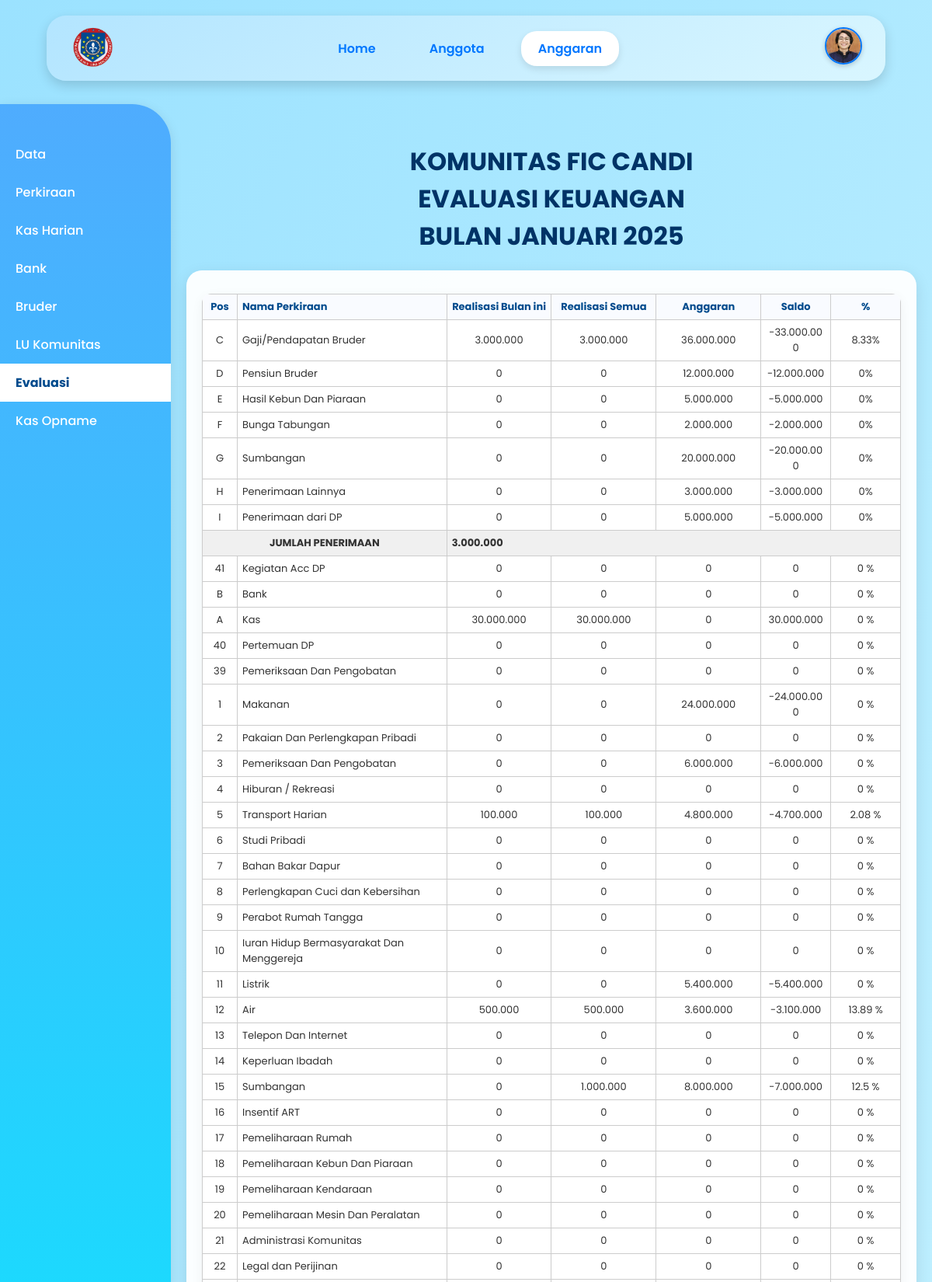
The app's page /anggaran_eco_evaluasi.php (signed in, upper part) with its own data.
### tables this page shows
CREATE TABLE `data_bruder` (
  `ID_bruder` int(11) NOT NULL,
  `nama_bruder` varchar(100) DEFAULT NULL,
  `gambar_bruder` varchar(255) DEFAULT NULL,
  `ttl_bruder` date DEFAULT NULL,
  `alamat_bruder` text DEFAULT NULL,
  `tahun_masuk_postulan` year(4) DEFAULT NULL,
  `tahun_prasetia_pertama` year(4) DEFAULT NULL,
  `tahun_kaul_kekal` year(4) DEFAULT NULL,
  `riwayat_tugas` text DEFAULT NULL,
  `unit_kerja` varchar(100) DEFAULT NULL,
  `alamat` varchar(255) DEFAULT NULL,
  `no_telp` varchar(20) DEFAULT NULL,
  `email` varchar(100) DEFAULT NULL,
  `foto` varchar(100) DEFAULT NULL
);

CREATE TABLE `2_perkiraan` (
  `ID_pos` varchar(5) NOT NULL,
  `kode` varchar(50) DEFAULT NULL,
  `akun` varchar(100) DEFAULT NULL,
  `posisi` varchar(50) DEFAULT NULL
);

CREATE TABLE `1_data` (
  `id_anggaran` int(11) NOT NULL,
  `nama_pemimpinlokal` varchar(100) NOT NULL,
  `nama_bendaharakomunitas` varchar(100) NOT NULL,
  `nama_kota` enum('Jakarta','Bandung','Yogyakarta','Semarang') NOT NULL,
  `pos_A` decimal(10,2) DEFAULT 0.00,
  `pos_B` decimal(10,2) DEFAULT 0.00,
  `pos_C` decimal(15,2) DEFAULT 0.00,
  `pos_D` decimal(15,2) DEFAULT 0.00,
  `pos_E` decimal(15,2) DEFAULT 0.00,
  `pos_F` decimal(15,2) DEFAULT 0.00,
  `pos_G` decimal(15,2) DEFAULT 0.00,
  `pos_H` decimal(15,2) DEFAULT 0.00,
  `pos_I` decimal(15,2) DEFAULT 0.00,
  `pos_1` decimal(15,2) DEFAULT 0.00,
  `pos_2` decimal(15,2) DEFAULT 0.00,
  `pos_3` decimal(15,2) DEFAULT 0.00,
  `pos_4` decimal(15,2) DEFAULT 0.00,
  `pos_5` decimal(15,2) DEFAULT 0.00,
  `pos_6` decimal(15,2) DEFAULT 0.00,
  `pos_7` decimal(15,2) DEFAULT 0.00,
  `pos_8` decimal(15,2) DEFAULT 0.00,
  `pos_9` decimal(15,2) DEFAULT 0.00,
  `pos_10` decimal(15,2) DEFAULT 0.00,
  `pos_11` decimal(15,2) DEFAULT 0.00,
  `pos_12` decimal(15,2) DEFAULT 0.00,
  `pos_13` decimal(15,2) DEFAULT 0.00,
  `pos_14` decimal(15,2) DEFAULT 0.00,
  `pos_15` decimal(15,2) DEFAULT 0.00,
  `pos_16` decimal(15,2) DEFAULT 0.00,
  `pos_17` decimal(15,2) DEFAULT 0.00,
  `pos_18` decimal(15,2) DEFAULT 0.00,
  `pos_19` decimal(15,2) DEFAULT 0.00,
  `pos_20` decimal(15,2) DEFAULT 0.00,
  `pos_21` decimal(15,2) DEFAULT 0.00,
  `pos_22` decimal(15,2) DEFAULT 0.00,
  `pos_23` decimal(15,2) DEFAULT 0.00,
  `pos_24` decimal(15,2) DEFAULT 0.00,
  `pos_25` decimal(15,2) DEFAULT 0.00,
  `pos_26` decimal(15,2) DEFAULT 0.00,
  `pos_27` decimal(15,2) DEFAULT 0.00,
  `pos_28` decimal(15,2) DEFAULT 0.00,
  `pos_29` decimal(15,2) DEFAULT 0.00,
  `pos_30` decimal(15,2) DEFAULT 0.00,
  `pos_31` decimal(15,2) DEFAULT 0.00,
  `pos_32` decimal(15,2) DEFAULT 0.00,
  `pos_33` decimal(15,2) DEFAULT 0.00,
  `pos_34` decimal(15,2) DEFAULT 0.00,
  `pos_35` decimal(15,2) DEFAULT 0.00,
  `pos_36` decimal(15,2) DEFAULT 0.00,
  `pos_37` decimal(15,2) DEFAULT 0.00,
  `pos_38` decimal(15,2) DEFAULT 0.00,
  `jumlah_penerimaan` decimal(15,2) DEFAULT 0.00,
  `jumlah_beban` decimal(15,2) DEFAULT 0.00
);

### anggaran_eco_evaluasi.php (the view, shortened to what this page needs)
<?php
try {
    $pdo = new PDO("mysql:host=localhost;dbname=ibd_kelompok6_brd", "root", "");
    $pdo->setAttribute(PDO::ATTR_ERRMODE, PDO::ERRMODE_EXCEPTION);
    $stmt = $pdo->prepare("
        SELECT db.foto
        FROM login_bruder lb
        LEFT JOIN data_bruder db ON lb.ID_bruder = db.ID_bruder
        WHERE lb.ID_bruder = ?
    ");
    $stmt->execute([$_SESSION['ID_bruder']]);
    $user = $stmt->fetch(PDO::FETCH_ASSOC);
    $foto = !empty($user['foto']) ? $user['foto'] : 'default.png';
} catch (PDOException $e) {
    die("Koneksi atau query gagal: " . $e->getMessage());
}
?>
<!DOCTYPE html>
<html lang="id">
<head>
</head>
<body>
    <header>
        <img src="foto/logo.png" alt="Logo" class="logo">
        <nav>
            <a href="dashboard_eco.php">Home</a>
            <a href="anggota.php">Anggota</a>
            <a href="anggaran_eco.php" class="active">Anggaran</a>
        </nav>
        <div class="profile-wrapper" onclick="toggleDropdown()">
            <img src="foto/<?= htmlspecialchars($foto) ?>" alt="Profile" class="profile-pic">
        </div>
    </header>
    <div class="container">
        <div class="sidebar">
            <a href="anggaran_eco.php">Data</a>
            <a href="anggaran_eco_perkiraan.php">Perkiraan</a>
            <a href="anggaran_eco_kas.php">Kas Harian</a>
            <a href="anggaran_eco_bank.php">Bank</a>
            <a href="anggaran_eco_bruder.php">Bruder</a>
            <a href="anggaran_eco_lu.php">LU Komunitas</a>
            <a href="anggaran_eco_evaluasi.php" class="active">Evaluasi</a>
            <a href="anggaran_eco_opname.php">Kas Opname</a>
        </div>
        <div class="main">
            <main>
                <h1>KOMUNITAS FIC CANDI<br>EVALUASI KEUANGAN<br>BULAN JANUARI 2025</h1>
                <div class="card">
<?php
    $id_anggaran = 1;
    $bulan = 1;
    $tahun = 2025;
    $anggaranStmt = $pdo->prepare("SELECT * FROM 1_data WHERE id_anggaran = ?");
    $anggaranStmt->execute([$id_anggaran]);
    $anggaran = $anggaranStmt->fetch(PDO::FETCH_ASSOC);
    $stmt = $pdo->prepare("
        SELECT p.ID_pos, p.akun,
               COALESCE(SUM(CASE WHEN MONTH(lu.tgl_transaksi)=? AND YEAR(lu.tgl_transaksi)=? THEN lu.nominal_pemasukan - lu.nominal_pengeluaran END),0) AS realisasi_bulan,
               COALESCE(SUM(lu.nominal_pemasukan - lu.nominal_pengeluaran),0) AS realisasi_total
        FROM 2_perkiraan p
        LEFT JOIN 6_lu_komunitas lu ON p.ID_pos = lu.id_pos
        GROUP BY p.ID_pos, p.akun
        ORDER BY FIELD(p.ID_pos,'C','D','E','F','G','H','I',
                                  '1','2','3','4','5','6','7','8','9','10',
                                  '11','12','13','14','15','16','17','18','19','20',
                                  '21','22','23','24','25','26','27','28','29','30',
                                  '31','32','33','34','35','36','37','38')
    ");
    $stmt->execute([$bulan,$tahun]);
    $rows = $stmt->fetchAll(PDO::FETCH_ASSOC);
    function getAnggaran($id, $anggaran) {
        $col = "pos_".$id;
        return isset($anggaran[$col]) ? $anggaran[$col] : 0;
    }
    $penerimaan = array_filter($rows, fn($r) => in_array($r['ID_pos'], ['C','D','E','F','G','H','I']));
    $pengeluaran = array_filter($rows, fn($r) => !in_array($r['ID_pos'], ['C','D','E','F','G','H','I']));
    $total_penerimaan = $total_pengeluaran = 0;
?>
<table>
  <tr>
    <th>Pos</th>
    <th>Nama Perkiraan</th>
    <th>Realisasi Bulan ini</th>
    <th>Realisasi Semua</th>
    <th>Anggaran</th>
    <th>Saldo</th>
    <th>%</th>
  </tr>
  <?php foreach($penerimaan as $r):
        $id = $r['ID_pos'];
        $realisasi_bulan = $r['realisasi_bulan'];
        $realisasi_total = $r['realisasi_total'];
        $ang = getAnggaran($id, $anggaran);
        $saldo = $realisasi_total - $ang;
        $persen = $ang > 0 ? round(($realisasi_total / $ang) * 100,2) : 0;
        $total_penerimaan += $realisasi_total;
  ?>
  <tr>
    <td><?= $id ?></td>
    <td style="text-align:left;"><?= $r['akun'] ?></td>
    <td><?= number_format($realisasi_bulan,0,',','.') ?></td>
    <td><?= number_format($realisasi_total,0,',','.') ?></td>
    <td><?= number_format($ang,0,',','.') ?></td>
    <td><?= number_format($saldo,0,',','.') ?></td>
    <td><?= $persen ?>%</td>
  </tr>
  <?php endforeach; ?>
  <tr style="font-weight:bold; background:#f0f0f0;">
    <td colspan="2">JUMLAH PENERIMAAN</td>
    <td colspan="5"><?= number_format($total_penerimaan,0,',','.') ?></td>
  </tr>
  <?php foreach($pengeluaran as $r):
        $id = $r['ID_pos'];
        $realisasi_bulan = $r['realisasi_bulan'];
        $realisasi_total = $r['realisasi_total'];
        $ang = getAnggaran($id, $anggaran);
        $saldo = $realisasi_total - $ang;
        $persen = $ang > 0 ? round(($realisasi_total / $ang) * 100,2) : 0;
  ?>
  <tr>
    <td><?= $id ?></td>
    <td style="text-align:left;"><?= $r['akun'] ?></td>
    <td><?= number_format($realisasi_bulan,0,',','.') ?></td>
    <td><?= number_format($realisasi_total,0,',','.') ?></td>
    <td><?= number_format($ang,0,',','.') ?></td>
    <td><?= number_format($saldo,0,',','.') ?></td>
    <td><?= $persen ?> %</td>
  </tr>
  <?php endforeach; ?>
</table>
<br>
</div>
                </div>
        </div>
</body>
</html>

### anggaran_eco_evaluasi.php (style rules this page uses)
* { margin: 0; padding: 0; box-sizing: border-box; }
body { font-family: 'Poppins', sans-serif; background: linear-gradient(to bottom right, #9be2ff, #c4f1ff); color: #333; }
header { background: linear-gradient(145deg, #b3e5ff, #d9f6ff); box-shadow: 0 6px 15px rgba(0,0,0,0.15); padding: 12px 30px; display: flex; align-items: center; justify-content: space-between; position: sticky; top: 0; z-index: 1000; border-radius: 25px; margin: 20px auto; width: 90%; }
.logo { height: 60px; }
nav { display: flex; gap: 25px; }
nav a { color: #0077ff; font-weight: 600; text-decoration: none; padding: 10px 22px; border-radius: 20px; transition: all 0.3s ease; }
nav a.active { background: white; color: #0077ff; box-shadow: 0 4px 10px rgba(0,0,0,0.1); }
.profile-wrapper { position: relative; cursor: pointer; }
.profile-pic { width: 48px; height: 48px; border-radius: 50%; object-fit: cover; border: 2px solid #0077ff; box-shadow: 0 2px 6px rgba(0,0,0,0.2); }
main { padding: 40px 20px; max-width: 1200px; margin: auto; text-align: center; }
.sidebar { width: 220px; background: linear-gradient(180deg, #4facfe, #00f2fe); color: white; min-height: 100vh; padding: 40px 0; flex-shrink: 0; margin-top: 10px; border-top-right-radius: 50px; box-shadow: 0 4px 15px rgba(0,0,0,0.1); }
.sidebar a { display: block; padding: 12px 20px; color: white; text-decoration: none; font-weight: 500; transition: all 0.3s ease; }
.sidebar a.active { background: white; color: #004b8d; font-weight: bold; }
.main { flex: 1; }
.card { background: rgba(255, 255, 255, 0.95); padding: 20px; border-radius: 20px; box-shadow: 0 6px 20px rgba(0, 0, 0, 0.1); margin-top: 20px; }
h1, h2 { text-align: center; margin: 20px 0; color: #003366; }
table { width: 100%; border-collapse: collapse; table-layout: fixed; margin-top: 10px; background: white; border-radius: 12px; overflow: hidden; box-shadow: 0 4px 15px rgba(0,0,0,0.05); }
th, td { border: 1px solid #e0e0e0; padding: 8px; text-align: center; font-size: 14px; word-wrap: break-word; }
th { background: #f9fbff; color: #004b8d; }
.container { display: flex; min-height: 100vh; }
th:nth-child(1), td:nth-child(1) { width: 8%; }
th:nth-child(2), td:nth-child(2) { width: 12%; }
th:nth-child(3), td:nth-child(3) { width: 40%; }
th:nth-child(4), td:nth-child(4) { width: 20%; }
th:nth-child(5), td:nth-child(5) { width: 20%; }
table { width: 100%; border-collapse: collapse; table-layout: fixed; }
th, td { border: 1px solid #ccc; padding: 6px; text-align: center; font-size: 13px; word-wrap: break-word; vertical-align: middle; }
th:nth-child(1), td:nth-child(1) { width: 5%; }
th:nth-child(2), td:nth-child(2) { width: 30%; text-align:left; }
th:nth-child(3), td:nth-child(3) { width: 15%; }
th:nth-child(4), td:nth-child(4) { width: 15%; }
th:nth-child(5), td:nth-child(5) { width: 15%; }
th:nth-child(6), td:nth-child(6) { width: 10%; }
th:nth-child(7), td:nth-child(7) { width: 10%; }

### records on screen
data_bruder: foto (picture)
2_perkiraan: ID_pos "C", akun "Gaji/Pendapatan Bruder", realisasi_bulan "3.000.000", realisasi_total "3.000.000", ID_pos.pos_C "36.000.000", saldo "-33.000.000", persen "8.33"
2_perkiraan: ID_pos "D", akun "Pensiun Bruder", realisasi_bulan "0", realisasi_total "0", ID_pos.pos_D "12.000.000", saldo "-12.000.000", persen "0"
2_perkiraan: ID_pos "E", akun "Hasil Kebun Dan Piaraan", realisasi_bulan "0", realisasi_total "0", ID_pos.pos_E "5.000.000", saldo "-5.000.000", persen "0"
2_perkiraan: ID_pos "F", akun "Bunga Tabungan", realisasi_bulan "0", realisasi_total "0", ID_pos.pos_F "2.000.000", saldo "-2.000.000", persen "0"
2_perkiraan: ID_pos "G", akun "Sumbangan", realisasi_bulan "0", realisasi_total "0", ID_pos.pos_G "20.000.000", saldo "-20.000.000", persen "0"
2_perkiraan: ID_pos "H", akun "Penerimaan Lainnya", realisasi_bulan "0", realisasi_total "0", ID_pos.pos_H "3.000.000", saldo "-3.000.000", persen "0"
2_perkiraan: ID_pos "I", akun "Penerimaan dari DP", realisasi_bulan "0", realisasi_total "0", ID_pos.pos_I "5.000.000", saldo "-5.000.000", persen "0"
2_perkiraan: ID_pos "41", akun "Kegiatan Acc DP", realisasi_bulan "0", realisasi_total "0", ID_pos "0", saldo "0"
2_perkiraan: ID_pos "B", akun "Bank", realisasi_bulan "0", realisasi_total "0", ID_pos.pos_B "0", saldo "0"
2_perkiraan: ID_pos "A", akun "Kas", realisasi_bulan "30.000.000", realisasi_total "30.000.000", ID_pos.pos_A "0", saldo "30.000.000"
2_perkiraan: ID_pos "40", akun "Pertemuan DP", realisasi_bulan "0", realisasi_total "0", ID_pos "0", saldo "0"
2_perkiraan: ID_pos "39", akun "Pemeriksaan Dan Pengobatan", realisasi_bulan "0", realisasi_total "0", ID_pos "0", saldo "0"
2_perkiraan: ID_pos "1", akun "Makanan", realisasi_bulan "0", realisasi_total "0", ID_pos.pos_1 "24.000.000", saldo "-24.000.000", persen "0"
2_perkiraan: ID_pos "2", akun "Pakaian Dan Perlengkapan Pribadi", realisasi_bulan "0", realisasi_total "0", ID_pos.pos_2 "0", saldo "0"
2_perkiraan: ID_pos "3", akun "Pemeriksaan Dan Pengobatan", realisasi_bulan "0", realisasi_total "0", ID_pos.pos_3 "6.000.000", saldo "-6.000.000", persen "0"
2_perkiraan: ID_pos "4", akun "Hiburan / Rekreasi", realisasi_bulan "0", realisasi_total "0", ID_pos.pos_4 "0", saldo "0"
2_perkiraan: ID_pos "5", akun "Transport Harian", realisasi_bulan "100.000", realisasi_total "100.000", ID_pos.pos_5 "4.800.000", saldo "-4.700.000", persen "2.08"
2_perkiraan: ID_pos "6", akun "Studi Pribadi", realisasi_bulan "0", realisasi_total "0", ID_pos.pos_6 "0", saldo "0"
2_perkiraan: ID_pos "7", akun "Bahan Bakar Dapur", realisasi_bulan "0", realisasi_total "0", ID_pos.pos_7 "0", saldo "0"
2_perkiraan: ID_pos "8", akun "Perlengkapan Cuci dan Kebersihan", realisasi_bulan "0", realisasi_total "0", ID_pos.pos_8 "0", saldo "0"
2_perkiraan: ID_pos "9", akun "Perabot Rumah Tangga", realisasi_bulan "0", realisasi_total "0", ID_pos.pos_9 "0", saldo "0"
2_perkiraan: ID_pos "10", akun "Iuran Hidup Bermasyarakat Dan Menggereja", realisasi_bulan "0", realisasi_total "0", ID_pos.pos_10 "0", saldo "0"
2_perkiraan: ID_pos "11", akun "Listrik", realisasi_bulan "0", realisasi_total "0", ID_pos.pos_11 "5.400.000", saldo "-5.400.000", persen "0"
2_perkiraan: ID_pos "12", akun "Air", realisasi_bulan "500.000", realisasi_total "500.000", ID_pos.pos_12 "3.600.000", saldo "-3.100.000", persen "13.89"
2_perkiraan: ID_pos "13", akun "Telepon Dan Internet", realisasi_bulan "0", realisasi_total "0", ID_pos.pos_13 "0", saldo "0"
2_perkiraan: ID_pos "14", akun "Keperluan Ibadah", realisasi_bulan "0", realisasi_total "0", ID_pos.pos_14 "0", saldo "0"
2_perkiraan: ID_pos "15", akun "Sumbangan", realisasi_bulan "0", realisasi_total "1.000.000", ID_pos.pos_15 "8.000.000", saldo "-7.000.000", persen "12.5"
2_perkiraan: ID_pos "16", akun "Insentif ART", realisasi_bulan "0", realisasi_total "0", ID_pos.pos_16 "0", saldo "0"
2_perkiraan: ID_pos "17", akun "Pemeliharaan Rumah", realisasi_bulan "0", realisasi_total "0", ID_pos.pos_17 "0", saldo "0"
2_perkiraan: ID_pos "18", akun "Pemeliharaan Kebun Dan Piaraan", realisasi_bulan "0", realisasi_total "0", ID_pos.pos_18 "0", saldo "0"
2_perkiraan: ID_pos "19", akun "Pemeliharaan Kendaraan", realisasi_bulan "0", realisasi_total "0", ID_pos.pos_19 "0", saldo "0"
2_perkiraan: ID_pos "20", akun "Pemeliharaan Mesin Dan Peralatan", realisasi_bulan "0", realisasi_total "0", ID_pos.pos_20 "0", saldo "0"
2_perkiraan: ID_pos "21", akun "Administrasi Komunitas", realisasi_bulan "0", realisasi_total "0", ID_pos.pos_21 "0", saldo "0"
2_perkiraan: ID_pos "22", akun "Legal dan Perijinan", realisasi_bulan "0", realisasi_total "0", ID_pos.pos_22 "0", saldo "0"

### other values on screen
$total_penerimaan "3.000.000"
